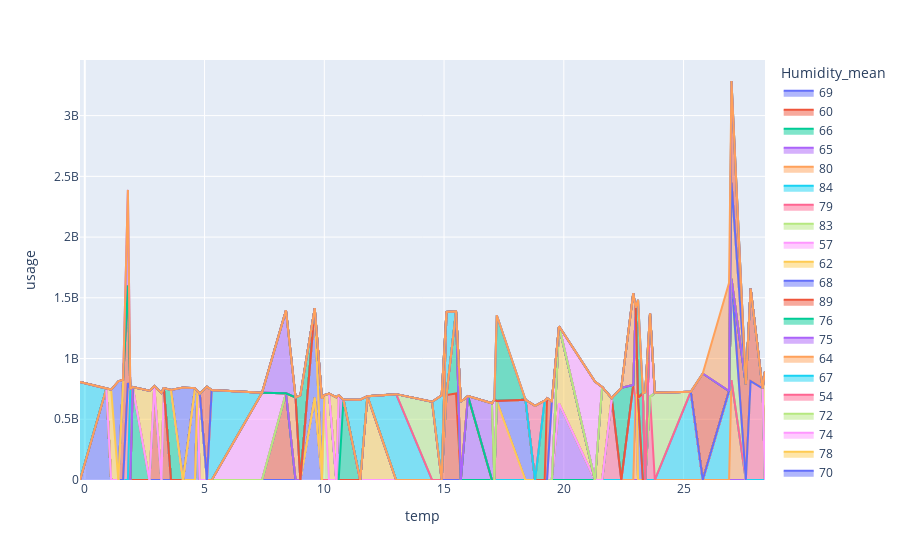

The cell this chart's notebook holds for it:
### Code cell
# Area plot 생성
area_plot = px.area(kw_df, x='temp', y='usage', color='Humidity_mean')

# 그래프 출력
area_plot.show()

### Figure 1 — Plotly figure (JSON) as saved in the notebook; plotly's stock layout.template omitted (floating-point values rounded to 4 significant figures)
{"data": [{"fillpattern": {"shape": ""}, "hovertemplate": "Humidity_mean=69<br>temp=%{x}<br>usage=%{y}<extra></extra>", "legendgroup": "69", "line": {"color": "#636efa"}, "marker": {"symbol": "circle"}, "mode": "lines", "name": "69", "orientation": "v", "showlegend": true, "stackgroup": "1", "type": "scatter", "x": [0.9, 9.6, 4.7], "xaxis": "x", "y": [753434128, 679693535, 734269928], "yaxis": "y"}, {"fillpattern": {"shape": ""}, "hovertemplate": "Humidity_mean=60<br>temp=%{x}<br>usage=%{y}<extra></extra>", "legendgroup": "60", "line": {"color": "#EF553B"}, "marker": {"symbol": "circle"}, "mode": "lines", "name": "60", "orientation": "v", "showlegend": true, "stackgroup": "1", "type": "scatter", "x": [3.3, 8.4, 2.9, 15.1, 15.5], "xaxis": "x", "y": [756942825, 714022910, 773394230, 698719498, 712892007], "yaxis": "y"}, {"fillpattern": {"shape": ""}, "hovertemplate": "Humidity_mean=66<br>temp=%{x}<br>usage=%{y}<extra></extra>", "legendgroup": "66", "line": {"color": "#00cc96"}, "marker": {"symbol": "circle"}, "mode": "lines", "name": "66", "orientation": "v", "showlegend": true, "stackgroup": "1", "type": "scatter", "x": [15.5, 2, 10.8], "xaxis": "x", "y": [675078079, 765085605, 663133327], "yaxis": "y"}, {"fillpattern": {"shape": ""}, "hovertemplate": "Humidity_mean=65<br>temp=%{x}<br>usage=%{y}<extra></extra>", "legendgroup": "65", "line": {"color": "#ab63fa"}, "marker": {"symbol": "circle"}, "mode": "lines", "name": "65", "orientation": "v", "showlegend": true, "stackgroup": "1", "type": "scatter", "x": [19.8, 10.6, 16], "xaxis": "x", "y": [630983018, 697760777, 691579483], "yaxis": "y"}, {"fillpattern": {"shape": ""}, "hovertemplate": "Humidity_mean=80<br>temp=%{x}<br>usage=%{y}<extra></extra>", "legendgroup": "80", "line": {"color": "#FFA15A"}, "marker": {"symbol": "circle"}, "mode": "lines", "name": "80", "orientation": "v", "showlegend": true, "stackgroup": "1", "type": "scatter", "x": [23, 27], "xaxis": "x", "y": [675463388, 821995398], "yaxis": "y"}, {"fillpattern": {"shape": ""}, "hovertemplate": "Humidity_mean=84<br>temp=%{x}<br>usage=%{y}<extra></extra>", "legendgroup": "84", "line": {"color": "#19d3f3"}, "marker": {"symbol": "circle"}, "mode": "lines", "name": "84", "orientation": "v", "showlegend": true, "stackgroup": "1", "type": "scatter", "x": [26.9, 25.3, 22.9], "xaxis": "x", "y": [731854626, 726580978, 781758101], "yaxis": "y"}, {"fillpattern": {"shape": ""}, "hovertemplate": "Humidity_mean=79<br>temp=%{x}<br>usage=%{y}<extra></extra>", "legendgroup": "79", "line": {"color": "#FF6692"}, "marker": {"symbol": "circle"}, "mode": "lines", "name": "79", "orientation": "v", "showlegend": true, "stackgroup": "1", "type": "scatter", "x": [27.8, 17.2, 28.3, 22, 23.6], "xaxis": "x", "y": [813713342, 650524055, 753263260, 673982642, 685305904], "yaxis": "y"}, {"fillpattern": {"shape": ""}, "hovertemplate": "Humidity_mean=83<br>temp=%{x}<br>usage=%{y}<extra></extra>", "legendgroup": "83", "line": {"color": "#B6E880"}, "marker": {"symbol": "circle"}, "mode": "lines", "name": "83", "orientation": "v", "showlegend": true, "stackgroup": "1", "type": "scatter", "x": [23, 27, 23.8], "xaxis": "x", "y": [742389262, 833272037, 717565017], "yaxis": "y"}, {"fillpattern": {"shape": ""}, "hovertemplate": "Humidity_mean=57<br>temp=%{x}<br>usage=%{y}<extra></extra>", "legendgroup": "57", "line": {"color": "#FF97FF"}, "marker": {"symbol": "circle"}, "mode": "lines", "name": "57", "orientation": "v", "showlegend": true, "stackgroup": "1", "type": "scatter", "x": [7.4], "xaxis": "x", "y": [717911461], "yaxis": "y"}, {"fillpattern": {"shape": ""}, "hovertemplate": "Humidity_mean=62<br>temp=%{x}<br>usage=%{y}<extra></extra>", "legendgroup": "62", "line": {"color": "#FECB52"}, "marker": {"symbol": "circle"}, "mode": "lines", "name": "62", "orientation": "v", "showlegend": true, "stackgroup": "1", "type": "scatter", "x": [19.8, 3.2, 4.8, 2.7, 11.8], "xaxis": "x", "y": [634698659, 716810703, 711251294, 734615424, 690524525], "yaxis": "y"}, {"fillpattern": {"shape": ""}, "hovertemplate": "Humidity_mean=68<br>temp=%{x}<br>usage=%{y}<extra></extra>", "legendgroup": "68", "line": {"color": "#636efa"}, "marker": {"symbol": "circle"}, "mode": "lines", "name": "68", "orientation": "v", "showlegend": true, "stackgroup": "1", "type": "scatter", "x": [23.1, 4.6, 18.4, 9.6], "xaxis": "x", "y": [677388071, 756531697, 659750505, 735401195], "yaxis": "y"}, {"fillpattern": {"shape": ""}, "hovertemplate": "Humidity_mean=89<br>temp=%{x}<br>usage=%{y}<extra></extra>", "legendgroup": "89", "line": {"color": "#EF553B"}, "marker": {"symbol": "circle"}, "mode": "lines", "name": "89", "orientation": "v", "showlegend": true, "stackgroup": "1", "type": "scatter", "x": [27.8, 27.6], "xaxis": "x", "y": [761987673, 785929551], "yaxis": "y"}, {"fillpattern": {"shape": ""}, "hovertemplate": "Humidity_mean=76<br>temp=%{x}<br>usage=%{y}<extra></extra>", "legendgroup": "76", "line": {"color": "#00cc96"}, "marker": {"symbol": "circle"}, "mode": "lines", "name": "76", "orientation": "v", "showlegend": true, "stackgroup": "1", "type": "scatter", "x": [22.4, 23.3], "xaxis": "x", "y": [758364504, 713734602], "yaxis": "y"}, {"fillpattern": {"shape": ""}, "hovertemplate": "Humidity_mean=75<br>temp=%{x}<br>usage=%{y}<extra></extra>", "legendgroup": "75", "line": {"color": "#ab63fa"}, "marker": {"symbol": "circle"}, "mode": "lines", "name": "75", "orientation": "v", "showlegend": true, "stackgroup": "1", "type": "scatter", "x": [17], "xaxis": "x", "y": [631753373], "yaxis": "y"}, {"fillpattern": {"shape": ""}, "hovertemplate": "Humidity_mean=64<br>temp=%{x}<br>usage=%{y}<extra></extra>", "legendgroup": "64", "line": {"color": "#FFA15A"}, "marker": {"symbol": "circle"}, "mode": "lines", "name": "64", "orientation": "v", "showlegend": true, "stackgroup": "1", "type": "scatter", "x": [8.8, 1.9, 15.7], "xaxis": "x", "y": [680054617, 751018796, 644708555], "yaxis": "y"}, {"fillpattern": {"shape": ""}, "hovertemplate": "Humidity_mean=67<br>temp=%{x}<br>usage=%{y}<extra></extra>", "legendgroup": "67", "line": {"color": "#19d3f3"}, "marker": {"symbol": "circle"}, "mode": "lines", "name": "67", "orientation": "v", "showlegend": true, "stackgroup": "1", "type": "scatter", "x": [-0.2, 15.1, 13, 5.3], "xaxis": "x", "y": [807535917, 685492936, 706906711, 740068227], "yaxis": "y"}, {"fillpattern": {"shape": ""}, "hovertemplate": "Humidity_mean=54<br>temp=%{x}<br>usage=%{y}<extra></extra>", "legendgroup": "54", "line": {"color": "#FF6692"}, "marker": {"symbol": "circle"}, "mode": "lines", "name": "54", "orientation": "v", "showlegend": true, "stackgroup": "1", "type": "scatter", "x": [1.8], "xaxis": "x", "y": [798506369], "yaxis": "y"}, {"fillpattern": {"shape": ""}, "hovertemplate": "Humidity_mean=72<br>temp=%{x}<br>usage=%{y}<extra></extra>", "legendgroup": "72", "line": {"color": "#B6E880"}, "marker": {"symbol": "circle"}, "mode": "lines", "name": "72", "orientation": "v", "showlegend": true, "stackgroup": "1", "type": "scatter", "x": [10, 14.5], "xaxis": "x", "y": [698659795, 644126666], "yaxis": "y"}, {"fillpattern": {"shape": ""}, "hovertemplate": "Humidity_mean=74<br>temp=%{x}<br>usage=%{y}<extra></extra>", "legendgroup": "74", "line": {"color": "#FF97FF"}, "marker": {"symbol": "circle"}, "mode": "lines", "name": "74", "orientation": "v", "showlegend": true, "stackgroup": "1", "type": "scatter", "x": [19.5, 23.6, 17.1], "xaxis": "x", "y": [648944709, 688052097, 663822053], "yaxis": "y"}, {"fillpattern": {"shape": ""}, "hovertemplate": "Humidity_mean=78<br>temp=%{x}<br>usage=%{y}<extra></extra>", "legendgroup": "78", "line": {"color": "#FECB52"}, "marker": {"symbol": "circle"}, "mode": "lines", "name": "78", "orientation": "v", "showlegend": true, "stackgroup": "1", "type": "scatter", "x": [28.4, 21.6, 10.2], "xaxis": "x", "y": [893914829, 765903998, 710813620], "yaxis": "y"}, {"fillpattern": {"shape": ""}, "hovertemplate": "Humidity_mean=70<br>temp=%{x}<br>usage=%{y}<extra></extra>", "legendgroup": "70", "line": {"color": "#636efa"}, "marker": {"symbol": "circle"}, "mode": "lines", "name": "70", "orientation": "v", "showlegend": true, "stackgroup": "1", "type": "scatter", "x": [9.9], "xaxis": "x", "y": [672599955], "yaxis": "y"}, {"fillpattern": {"shape": ""}, "hovertemplate": "Humidity_mean=59<br>temp=%{x}<br>usage=%{y}<extra></extra>", "legendgroup": "59", "line": {"color": "#EF553B"}, "marker": {"symbol": "circle"}, "mode": "lines", "name": "59", "orientation": "v", "showlegend": true, "stackgroup": "1", "type": "scatter", "x": [1.8, 5.1, 1.6, 19.3], "xaxis": "x", "y": [801473294, 767227407, 825882846, 672419479], "yaxis": "y"}, {"fillpattern": {"shape": ""}, "hovertemplate": "Humidity_mean=58<br>temp=%{x}<br>usage=%{y}<extra></extra>", "legendgroup": "58", "line": {"color": "#00cc96"}, "marker": {"symbol": "circle"}, "mode": "lines", "name": "58", "orientation": "v", "showlegend": true, "stackgroup": "1", "type": "scatter", "x": [3.6, 19.2, 9], "xaxis": "x", "y": [741798539, 653101920, 696886117], "yaxis": "y"}, {"fillpattern": {"shape": ""}, "hovertemplate": "Humidity_mean=61<br>temp=%{x}<br>usage=%{y}<extra></extra>", "legendgroup": "61", "line": {"color": "#ab63fa"}, "marker": {"symbol": "circle"}, "mode": "lines", "name": "61", "orientation": "v", "showlegend": true, "stackgroup": "1", "type": "scatter", "x": [8.4], "xaxis": "x", "y": [682608470], "yaxis": "y"}, {"fillpattern": {"shape": ""}, "hovertemplate": "Humidity_mean=82<br>temp=%{x}<br>usage=%{y}<extra></extra>", "legendgroup": "82", "line": {"color": "#FFA15A"}, "marker": {"symbol": "circle"}, "mode": "lines", "name": "82", "orientation": "v", "showlegend": true, "stackgroup": "1", "type": "scatter", "x": [22.9, 27], "xaxis": "x", "y": [756642371, 790945617], "yaxis": "y"}, {"fillpattern": {"shape": ""}, "hovertemplate": "Humidity_mean=52<br>temp=%{x}<br>usage=%{y}<extra></extra>", "legendgroup": "52", "line": {"color": "#19d3f3"}, "marker": {"symbol": "circle"}, "mode": "lines", "name": "52", "orientation": "v", "showlegend": true, "stackgroup": "1", "type": "scatter", "x": [11.5, 14.9], "xaxis": "x", "y": [660659042, 696052225], "yaxis": "y"}, {"fillpattern": {"shape": ""}, "hovertemplate": "Humidity_mean=73<br>temp=%{x}<br>usage=%{y}<extra></extra>", "legendgroup": "73", "line": {"color": "#FF6692"}, "marker": {"symbol": "circle"}, "mode": "lines", "name": "73", "orientation": "v", "showlegend": true, "stackgroup": "1", "type": "scatter", "x": [18.8], "xaxis": "x", "y": [610865447], "yaxis": "y"}, {"fillpattern": {"shape": ""}, "hovertemplate": "Humidity_mean=91<br>temp=%{x}<br>usage=%{y}<extra></extra>", "legendgroup": "91", "line": {"color": "#B6E880"}, "marker": {"symbol": "circle"}, "mode": "lines", "name": "91", "orientation": "v", "showlegend": true, "stackgroup": "1", "type": "scatter", "x": [23.4], "xaxis": "x", "y": [723737539], "yaxis": "y"}, {"fillpattern": {"shape": ""}, "hovertemplate": "Humidity_mean=85<br>temp=%{x}<br>usage=%{y}<extra></extra>", "legendgroup": "85", "line": {"color": "#FF97FF"}, "marker": {"symbol": "circle"}, "mode": "lines", "name": "85", "orientation": "v", "showlegend": true, "stackgroup": "1", "type": "scatter", "x": [21.3], "xaxis": "x", "y": [810365666], "yaxis": "y"}, {"fillpattern": {"shape": ""}, "hovertemplate": "Humidity_mean=63<br>temp=%{x}<br>usage=%{y}<extra></extra>", "legendgroup": "63", "line": {"color": "#FECB52"}, "marker": {"symbol": "circle"}, "mode": "lines", "name": "63", "orientation": "v", "showlegend": true, "stackgroup": "1", "type": "scatter", "x": [10.5, 1.1], "xaxis": "x", "y": [681435087, 744368423], "yaxis": "y"}, {"fillpattern": {"shape": ""}, "hovertemplate": "Humidity_mean=71<br>temp=%{x}<br>usage=%{y}<extra></extra>", "legendgroup": "71", "line": {"color": "#636efa"}, "marker": {"symbol": "circle"}, "mode": "lines", "name": "71", "orientation": "v", "showlegend": true, "stackgroup": "1", "type": "scatter", "x": [1.4, 4.1], "xaxis": "x", "y": [811864417, 761414432], "yaxis": "y"}, {"fillpattern": {"shape": ""}, "hovertemplate": "Humidity_mean=88<br>temp=%{x}<br>usage=%{y}<extra></extra>", "legendgroup": "88", "line": {"color": "#EF553B"}, "marker": {"symbol": "circle"}, "mode": "lines", "name": "88", "orientation": "v", "showlegend": true, "stackgroup": "1", "type": "scatter", "x": [25.8, 27], "xaxis": "x", "y": [876521082, 838798578], "yaxis": "y"}, {"fillpattern": {"shape": ""}, "hovertemplate": "Humidity_mean=77<br>temp=%{x}<br>usage=%{y}<extra></extra>", "legendgroup": "77", "line": {"color": "#00cc96"}, "marker": {"symbol": "circle"}, "mode": "lines", "name": "77", "orientation": "v", "showlegend": true, "stackgroup": "1", "type": "scatter", "x": [17.2, 23.1], "xaxis": "x", "y": [705603738, 806887743], "yaxis": "y"}, {"fillpattern": {"shape": ""}, "hovertemplate": "Humidity_mean=56<br>temp=%{x}<br>usage=%{y}<extra></extra>", "legendgroup": "56", "line": {"color": "#ab63fa"}, "marker": {"symbol": "circle"}, "mode": "lines", "name": "56", "orientation": "v", "showlegend": true, "stackgroup": "1", "type": "scatter", "x": [1.8], "xaxis": "x", "y": [788536591], "yaxis": "y"}, {"fillpattern": {"shape": ""}, "hovertemplate": "Humidity_mean=90<br>temp=%{x}<br>usage=%{y}<extra></extra>", "legendgroup": "90", "line": {"color": "#FFA15A"}, "marker": {"symbol": "circle"}, "mode": "lines", "name": "90", "orientation": "v", "showlegend": true, "stackgroup": "1", "type": "scatter", "x": [26.9], "xaxis": "x", "y": [892014835], "yaxis": "y"}], "layout": {"legend": {"title": {"text": "Humidity_mean"}, "tracegroupgap": 0}, "margin": {"t": 60}, "xaxis": {"anchor": "y", "domain": [0, 1], "title": {"text": "temp"}}, "yaxis": {"anchor": "x", "domain": [0, 1], "title": {"text": "usage"}}}}
